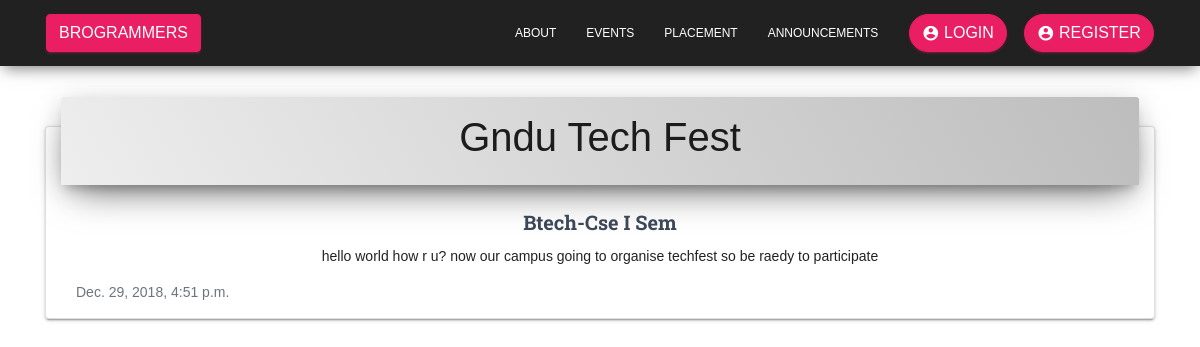
Page /announcement2/2/ on the committed database.
### events/models.py (models this page shows, shortened)
class announcements(models.Model):
    I = 'I'
    II='II'
    III='III'
    IV = 'IV'
    V =  'V'
    VI = 'VI'
    VII = 'VII'
    VIII = 'VIII'
    To_all = 'I-VIII'
    Dept_1='BTECH-CSE'
    Dept_2='BTECH-CIVIL'
    Dept_3='BTECH-MECHANICAL'
    sem = ((I, 'I'),
        (II, 'II'),
        (III, 'III'),
        (IV, 'IV'),
        (V, 'V'),
        (VI, 'VI'),
        (VII, 'VII'),
        (VIII, 'VIII'),
        (To_all,'I-VIII'),
           )
    dept_name = ((Dept_1,'BTECH-CSE'),
                 (Dept_2,'BTECH-CIVIL'),
                 (Dept_3,'BTECH-MECHANICAL'),)
    name =  models.CharField(max_length=100)
    detail=models.TextField()
    image=models.FileField(null=True,blank=True,upload_to="static/events/images")
    image_link = models.CharField(max_length=300, null=True, blank=True)
    department_name = models.CharField(max_length=70, choices=dept_name,
        default=Dept_1)
    semester = models.CharField(max_length=10,
        choices=sem,
        default=I,)
    name_of_announcer = models.CharField(max_length=50,)
    date_of_announcement = models.DateTimeField(auto_now = False)

### techfest/views.py (the view)
# urls.py: path("announcement2/<int:id>/", views.announce, name="announcement2"),
def announce(request,id):
    a=id
    announce = announcements.objects.filter(id=a)
    return render(request,"announcement2.html",{"announce":announce})

### templates/announcement2.html (shortened to what this page needs)
{% load static %}
<!DOCTYPE html>
<html lang="en">
<head>
  <link rel="stylesheet" href="https://maxcdn.bootstrapcdn.com/font-awesome/latest/css/font-awesome.min.css">
  <link href="{% static 'css/material-kit.css' %}" rel="stylesheet" />
    <link rel="stylesheet" href="https://stackpath.bootstrapcdn.com/bootstrap/4.1.3/css/bootstrap.min.css">
</head>
<body class="home sidebar-collapse">
  <nav class="navbar bg-dark fixed-top navbar-expand-lg " color-on-scroll="100" id="sectionsNav" role="navigation-demo">
            <div class="container">
              <div class="navbar-translate">
                <a class="btn btn-rose btn btn-primary" <a href="{% url "home"  %}">Brogrammers</a>
              </div>
              <div class="collapse navbar-collapse">
                <ul class="navbar-nav ml-auto">
                  <li class="nav-item">
                    <a href="{% url "about" %}" class="nav-link">
                      about
                    </a>
                  </li>
                  <li class="dropdown nav-item">
                    <a href="{% url "events:event" %}" class="nav-link">
                      events
                    </a>
                  </li>
                     <li class="dropdown nav-item">
                    <a href="{% url "placement" %}" class="nav-link">
                      Placement
                    </a>
                  </li>
                    <li class="dropdown nav-item">
                    <a href="{% url "announcement" %}" class="nav-link">
                        Announcements
                    </a>
                  </li>
{% if request.user.is_authenticated %}
                      <li class="nav-item">
                        <div class="col-lg-6 col-md-6">
                            <a href="{% url "logout" %}" class="btn btn-rose btn-round">
                                    <i class="material-icons">account_circle</i>
                                   {{request.user}} Logout
                              </a>
                            </div>
                            </li>
{% else %}
                  <li class="nav-item">
                        <div class="col-lg-6 col-md-6">
                                <button class="btn btn-rose btn-round" data-toggle="modal" data-target="#loginModal">
                                    <i class="material-icons">account_circle</i>
                                    Login
                                </button>
                            </div>
                          </li>
                      <li class="nav-item">
                    <a href="{% url "accounts:signup" %}" class="btn btn-rose btn-round">
                        <i class="material-icons">account_circle</i>
                      Register
                    </a>
                  </li>
{% endif %}
                </ul>
              </div>
            </div>
          </nav>
<br/><br/><br/><br/>
<div class="container">
  <div class="row">
       {% for announcement in announce %}
    <div class="col-sm-12">
      <div class="card text-center">
  <div class="card-header">
    <h1>{{ announcement.name.title }}</h1>
  </div>
  <div class="card-body">
    <h5 class="card-title">{{ announcement.department_name.title }}  {{ announcement.semester }} Sem  </h5>
    <p class="card-text">{{ announcement.detail }}</p>
      </div>
  <div class="card-footer text-muted">
    {{ announcement.date_of_announcement }}
  </div>
</div>
    </div>
{% endfor %}
  </div>
</div>
</body>
</html>

### templates/announcement2.html (style rules this page uses)
body { font-family: Arial, Helvetica, sans-serif; }

### rows in the picture
announcements: name "Gndu Tech Fest", department_name "Btech-Cse", semester "I", detail "hello world how r u? now our campus going to organise techfest so be raedy to participate", date_of_announcement "Dec. 29, 2018, 4:51 p.m."
